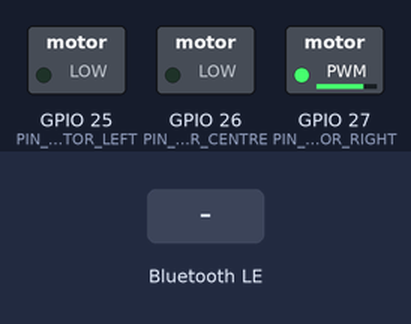
Bench run of a sketch on a simulated ESP32. Shown: switched loads named in the sketch (green lamp = pin HIGH). The inputs (shaded band) are chosen by the test bench. Nothing arrives over Bluetooth unless stated; a phone connects over Bluetooth LE 3 s after start; what the sketch prints to the serial monitor is not drawn.

Above: at 0.33 s.
At 1.8 s:
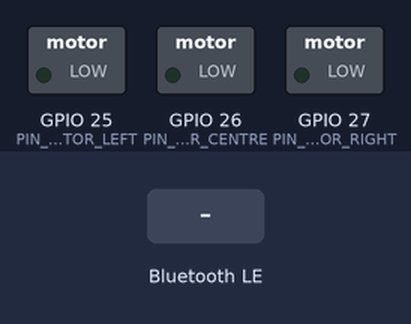
1.9 s: Bluetooth LE write "1" received
At 3.62 s:
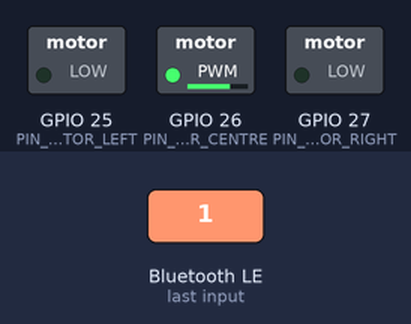
Timing chart, 0 to 5.2 s (numbered marks = the images above; inputs shaded):
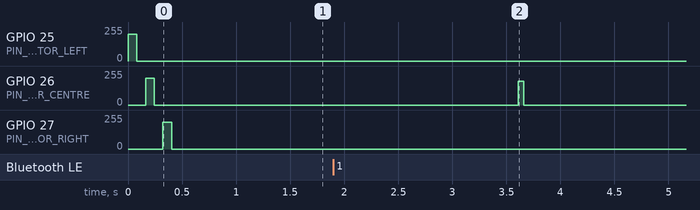

The sketch:

esp32_haptic_node.ino
```cpp
/**
 * AurigaMCU — ESP32 Haptic Satellite Node
 * ========================================
 * Session 19 — Phase 4 (Platforms). Parallel with Session 20 (Arduino belt).
 *
 * Role
 * ----
 * Receives 3-byte haptic commands from the Auriga Android app (or AurigaPi)
 * over BLE and drives three ERM vibration motors via GPIO PWM:
 *   - Motor 0 — LEFT   (GPIO 25)
 *   - Motor 1 — CENTRE (GPIO 26)
 *   - Motor 2 — RIGHT  (GPIO 27)
 *
 * BLE GATT server
 * ---------------
 * Service UUID  : 4AURI-0001-... (see AURIGA_SERVICE_UUID below)
 * Characteristic: 4AURI-0002-... write-without-response
 *
 * 3-byte protocol (same on all Auriga satellite nodes)
 * ----------------------------------------------------
 * Byte 0 — ZONE
 *   0x00 = LEFT
 *   0x01 = CENTRE
 *   0x02 = RIGHT
 *   0x03 = ALL   (all three motors)
 *
 * Byte 1 — INTENSITY   0–255  (maps to PWM duty cycle 0–255)
 *
 * Byte 2 — PATTERN
 *   0x00 = SINGLE      (one short burst, 100ms)
 *   0x01 = PULSE       (two short bursts, 100ms ON / 100ms OFF × 2)
 *   0x02 = CONTINUOUS  (hold for 500ms)
 *   0x03 = SOS         (··· — — — ··· Morse)
 *   0x04 = STAIR_WARN  (200ms ON / 100ms OFF × 2)
 *   0x05 = OBSTACLE    (fast buzz × 4, 50ms ON / 50ms OFF)
 *   0x06 = COMMAND_ACK (single 50ms tick)
 *
 * Hardware
 * --------
 *   ESP32-S3-DevKitC-1 (or any ESP32 with BLE)
 *   3× ERM vibration motor (10mm coin type, 5V)
 *   3× DRV2605L haptic driver OR 3× MOSFET (2N7000 / IRLML2502)
 *   LiPo 500mAh + TP4056 charger
 *   BOM: ~$18 total
 *
 * Arduino IDE setup
 * -----------------
 *   1. Board: "ESP32S3 Dev Module" (esp32 by Espressif 3.x.x)
 *   2. Partition scheme: "Default 4MB with spiffs"
 *   3. Libraries: BLE is built into the ESP32 Arduino core (no extra install)
 *
 * Power consumption
 * -----------------
 *   Idle (BLE advertising)  : ~8 mA
 *   Active (motors running) : ~120–180 mA (3 motors @ ~40–60 mA each)
 *   Estimated runtime (500mAh LiPo): ~8 hours idle / ~3 hours full haptic
 */

#include <BLEDevice.h>
#include <BLEServer.h>
#include <BLEUtils.h>
#include <BLE2902.h>

// ── BLE UUIDs ────────────────────────────────────────────────────────────────
// Custom Auriga service UUID (128-bit, generated with uuidgen)
#define AURIGA_SERVICE_UUID        "4155524901-0000-1000-8000-00805f9b34fb"
#define AURIGA_HAPTIC_CHAR_UUID    "4155524902-0000-1000-8000-00805f9b34fb"

// ── Motor GPIO pins ──────────────────────────────────────────────────────────
#define PIN_MOTOR_LEFT    25
#define PIN_MOTOR_CENTRE  26
#define PIN_MOTOR_RIGHT   27

// ── PWM channels (ESP32 LEDC) ────────────────────────────────────────────────
#define PWM_CH_LEFT    0
#define PWM_CH_CENTRE  1
#define PWM_CH_RIGHT   2
#define PWM_FREQ_HZ    5000   // 5 kHz — above audible range for most motors
#define PWM_BITS       8      // 8-bit resolution (0–255 duty)

// ── Protocol constants ────────────────────────────────────────────────────────
#define ZONE_LEFT      0x00
#define ZONE_CENTRE    0x01
#define ZONE_RIGHT     0x02
#define ZONE_ALL       0x03

#define PAT_SINGLE     0x00
#define PAT_PULSE      0x01
#define PAT_CONTINUOUS 0x02
#define PAT_SOS        0x03
#define PAT_STAIR      0x04
#define PAT_OBSTACLE   0x05
#define PAT_CMD_ACK    0x06

// ─────────────────────────────────────────────────────────────────────────────
// Global state
// ─────────────────────────────────────────────────────────────────────────────

BLEServer*         pServer    = nullptr;
BLECharacteristic* pHapticChar= nullptr;
volatile bool      deviceConnected = false;

// Task queue: we process haptic commands in the main loop (not in BLE callback)
// to avoid stack overflow in the BLE ISR context.
struct HapticCommand {
    uint8_t zone;
    uint8_t intensity;
    uint8_t pattern;
    bool    valid;
};
volatile HapticCommand pendingCmd = { 0, 0, 0, false };

// ─────────────────────────────────────────────────────────────────────────────
// BLE callbacks
// ─────────────────────────────────────────────────────────────────────────────

class AurigaServerCallbacks : public BLEServerCallbacks {
    void onConnect(BLEServer* svr) override {
        deviceConnected = true;
        Serial.println("[BLE] Client connected.");
        // Acknowledge connection with a single centre tick
        pendingCmd = { ZONE_CENTRE, 180, PAT_CMD_ACK, true };
    }
    void onDisconnect(BLEServer* svr) override {
        deviceConnected = false;
        Serial.println("[BLE] Client disconnected. Restarting advertising.");
        BLEDevice::startAdvertising();
    }
};

class HapticCharCallbacks : public BLECharacteristicCallbacks {
    void onWrite(BLECharacteristic* pChar) override {
        std::string data = pChar->getValue();
        if (data.length() < 3) {
            Serial.println("[BLE] Received short packet (< 3 bytes) — ignored.");
            return;
        }
        uint8_t zone      = (uint8_t) data[0];
        uint8_t intensity = (uint8_t) data[1];
        uint8_t pattern   = (uint8_t) data[2];

        Serial.printf("[BLE] CMD zone=0x%02X intensity=%u pattern=0x%02X\n",
                      zone, intensity, pattern);

        // Queue for processing in loop() — BLE callback must return quickly
        pendingCmd = { zone, intensity, pattern, true };
    }
};

// ─────────────────────────────────────────────────────────────────────────────
// Motor control helpers
// ─────────────────────────────────────────────────────────────────────────────

void motorSet(uint8_t zone, uint8_t intensity) {
    uint32_t duty = (uint32_t) intensity;
    if (zone == ZONE_LEFT || zone == ZONE_ALL) {
        ledcWrite(PWM_CH_LEFT,   duty);
    }
    if (zone == ZONE_CENTRE || zone == ZONE_ALL) {
        ledcWrite(PWM_CH_CENTRE, duty);
    }
    if (zone == ZONE_RIGHT || zone == ZONE_ALL) {
        ledcWrite(PWM_CH_RIGHT,  duty);
    }
}

void motorOff(uint8_t zone) {
    motorSet(zone, 0);
}

void burst(uint8_t zone, uint8_t intensity, uint32_t onMs, uint32_t offMs) {
    motorSet(zone, intensity);
    delay(onMs);
    motorOff(zone);
    if (offMs > 0) delay(offMs);
}

// ─────────────────────────────────────────────────────────────────────────────
// Pattern playback
// ─────────────────────────────────────────────────────────────────────────────

void playPattern(uint8_t zone, uint8_t intensity, uint8_t pattern) {
    switch (pattern) {

        case PAT_SINGLE:
            burst(zone, intensity, 100, 0);
            break;

        case PAT_PULSE:
            burst(zone, intensity, 100, 100);
            burst(zone, intensity, 100, 0);
            break;

        case PAT_CONTINUOUS:
            motorSet(zone, intensity);
            delay(500);
            motorOff(zone);
            break;

        case PAT_SOS: {
            // ··· (three dots)
            for (int i = 0; i < 3; i++) burst(zone, intensity, 100, 100);
            delay(200);
            // — — — (three dashes)
            for (int i = 0; i < 3; i++) burst(zone, intensity, 300, 100);
            delay(200);
            // ··· (three dots)
            for (int i = 0; i < 3; i++) burst(zone, intensity, 100, 100);
            break;
        }

        case PAT_STAIR:
            burst(zone, intensity, 200, 100);
            burst(zone, intensity, 200, 0);
            break;

        case PAT_OBSTACLE:
            for (int i = 0; i < 4; i++) burst(zone, intensity, 50, 50);
            break;

        case PAT_CMD_ACK:
            burst(zone, intensity, 50, 0);
            break;

        default:
            // Unknown pattern — single burst as safe fallback
            Serial.printf("[HAPTIC] Unknown pattern 0x%02X — using SINGLE.\n", pattern);
            burst(zone, intensity, 100, 0);
            break;
    }
}

// ─────────────────────────────────────────────────────────────────────────────
// setup()
// ─────────────────────────────────────────────────────────────────────────────

void setup() {
    Serial.begin(115200);
    Serial.println("\n[AURIGA-ESP32] Haptic satellite node starting…");

    // ── PWM setup ─────────────────────────────────────────────────────────────
    ledcSetup(PWM_CH_LEFT,   PWM_FREQ_HZ, PWM_BITS);
    ledcSetup(PWM_CH_CENTRE, PWM_FREQ_HZ, PWM_BITS);
    ledcSetup(PWM_CH_RIGHT,  PWM_FREQ_HZ, PWM_BITS);
    ledcAttachPin(PIN_MOTOR_LEFT,   PWM_CH_LEFT);
    ledcAttachPin(PIN_MOTOR_CENTRE, PWM_CH_CENTRE);
    ledcAttachPin(PIN_MOTOR_RIGHT,  PWM_CH_RIGHT);

    // ── Self-test: brief pulse on each motor ──────────────────────────────────
    Serial.println("[HAPTIC] Self-test: LEFT → CENTRE → RIGHT");
    burst(ZONE_LEFT,   200, 80, 80);
    burst(ZONE_CENTRE, 200, 80, 80);
    burst(ZONE_RIGHT,  200, 80, 0);
    delay(200);

    // ── BLE initialisation ────────────────────────────────────────────────────
    BLEDevice::init("AurigaHaptic");

    pServer = BLEDevice::createServer();
    pServer->setCallbacks(new AurigaServerCallbacks());

    BLEService* pService = pServer->createService(AURIGA_SERVICE_UUID);

    pHapticChar = pService->createCharacteristic(
        AURIGA_HAPTIC_CHAR_UUID,
        BLECharacteristic::PROPERTY_WRITE_NR   // write without response (low latency)
        | BLECharacteristic::PROPERTY_WRITE    // also allow write with response
    );
    pHapticChar->setCallbacks(new HapticCharCallbacks());

    pService->start();

    BLEAdvertising* pAdv = BLEDevice::getAdvertising();
    pAdv->addServiceUUID(AURIGA_SERVICE_UUID);
    pAdv->setScanResponse(true);
    pAdv->setMinPreferred(0x06);   // recommended for iOS compatibility
    BLEDevice::startAdvertising();

    Serial.println("[BLE] Advertising as 'AurigaHaptic'. Waiting for connection…");
}

// ─────────────────────────────────────────────────────────────────────────────
// loop()
// ─────────────────────────────────────────────────────────────────────────────

void loop() {
    // Process any pending haptic command queued from the BLE callback
    if (pendingCmd.valid) {
        HapticCommand cmd = {
            pendingCmd.zone,
            pendingCmd.intensity,
            pendingCmd.pattern,
            false
        };
        pendingCmd.valid = false;   // consume

        Serial.printf("[HAPTIC] Playing zone=%u intensity=%u pattern=%u\n",
                      cmd.zone, cmd.intensity, cmd.pattern);
        playPattern(cmd.zone, cmd.intensity, cmd.pattern);
    }

    // Heartbeat LED on built-in LED (GPIO 2 on most ESP32 boards)
    static unsigned long lastBlink = 0;
    static bool ledState = false;
    if (millis() - lastBlink > (deviceConnected ? 2000 : 500)) {
        lastBlink = millis();
        ledState  = !ledState;
        digitalWrite(LED_BUILTIN, ledState ? HIGH : LOW);
    }

    delay(10);   // yield to RTOS idle tasks
}
```
